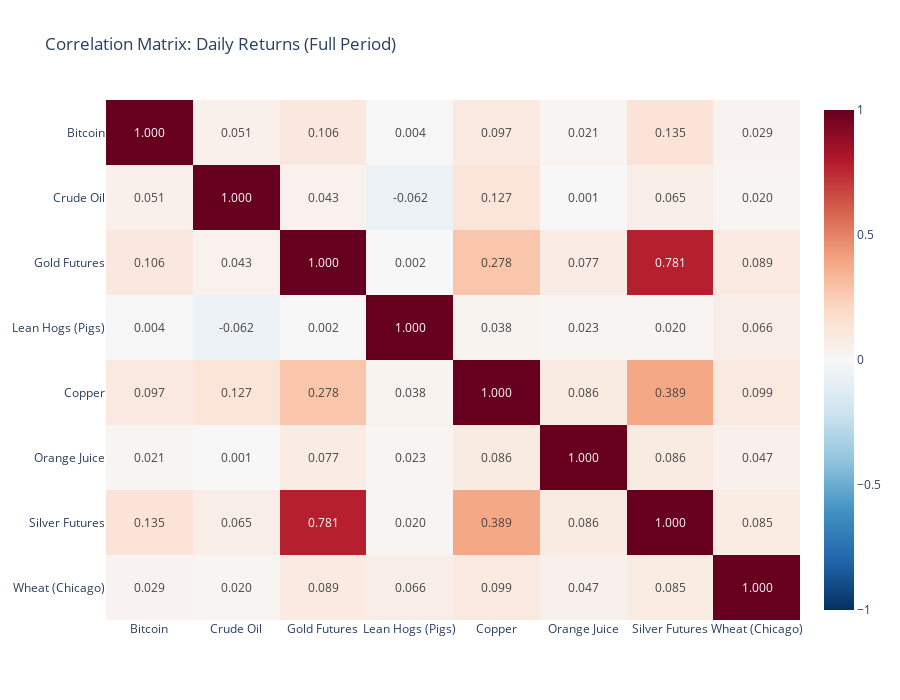
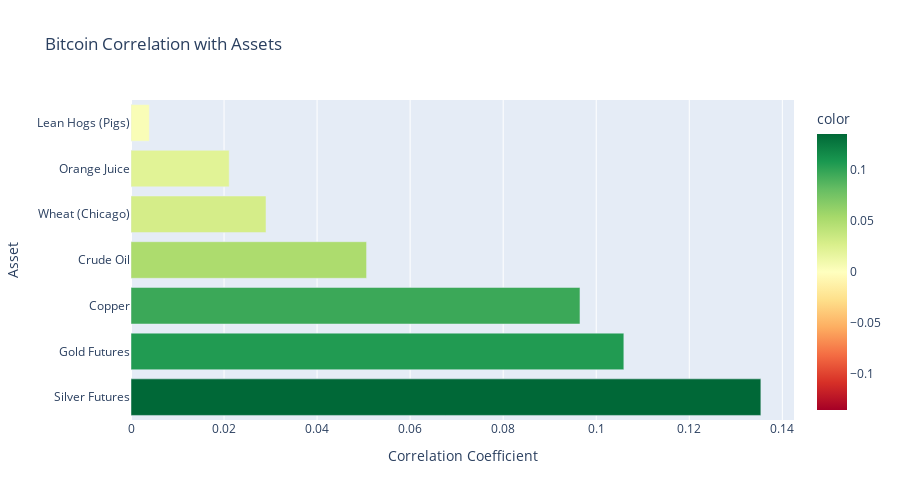

Here is the notebook cell these charts were saved with, in order:
### Markdown cell above
### Correlation matrix

### Code cell
corr_matrix = returns.corr()

fig = px.imshow(corr_matrix, 
                text_auto='.3f',
                aspect='auto',
                color_continuous_scale='RdBu_r',
                zmin=-1, zmax=1,
                title='Correlation Matrix: Daily Returns (Full Period)')
fig.update_layout(height=700)
fig.show()

# Bitcoin correlations specifically
btc_corr = corr_matrix['Bitcoin'].drop('Bitcoin').sort_values(ascending=False)
print("\nBitcoin Correlations:\n")
print(btc_corr.to_string())

# Visualize BTC correlations
fig = px.bar(btc_corr, orientation='h',
             title='Bitcoin Correlation with Assets',
             labels={'value': 'Correlation Coefficient', 'index': 'Asset'},
             color=btc_corr.values,
             color_continuous_scale='RdYlGn',
             color_continuous_midpoint=0)
fig.update_layout(height=500, showlegend=False)
fig.show()

### Figure 1 — Plotly figure (JSON) as saved in the notebook; plotly's stock layout.template omitted (floating-point values rounded to 4 significant figures)
{"data": [{"coloraxis": "coloraxis", "hovertemplate": "x: %{x}<br>y: %{y}<br>color: %{z}<extra></extra>", "name": "0", "texttemplate": "%{z:.3f}", "type": "heatmap", "x": ["Bitcoin", "Crude Oil", "Gold Futures", "Lean Hogs (Pigs)", "Copper", "Orange Juice", "Silver Futures", "Wheat (Chicago)"], "xaxis": "x", "y": ["Bitcoin", "Crude Oil", "Gold Futures", "Lean Hogs (Pigs)", "Copper", "Orange Juice", "Silver Futures", "Wheat (Chicago)"], "yaxis": "y", "z": [[1.0, 0.05064, 0.1059, 0.003947, 0.09651, 0.02111, 0.1354, 0.02902], [0.05064, 1.0, 0.04332, -0.06186, 0.1266, 0.0008961, 0.0649, 0.02012], [0.1059, 0.04332, 1.0, 0.001764, 0.2781, 0.07683, 0.7814, 0.08944], [0.003947, -0.06186, 0.001764, 1.0, 0.03837, 0.02331, 0.02012, 0.0662], [0.09651, 0.1266, 0.2781, 0.03837, 1.0, 0.08586, 0.3889, 0.09905], [0.02111, 0.0008961, 0.07683, 0.02331, 0.08586, 1.0, 0.0864, 0.04747], [0.1354, 0.0649, 0.7814, 0.02012, 0.3889, 0.0864, 1.0, 0.08535], [0.02902, 0.02012, 0.08944, 0.0662, 0.09905, 0.04747, 0.08535, 1.0]]}], "layout": {"coloraxis": {"cmax": 1, "cmin": -1, "colorscale": [[0, "rgb(5,48,97)"], [0.1, "rgb(33,102,172)"], [0.2, "rgb(67,147,195)"], [0.3, "rgb(146,197,222)"], [0.4, "rgb(209,229,240)"], [0.5, "rgb(247,247,247)"], [0.6, "rgb(253,219,199)"], [0.7, "rgb(244,165,130)"], [0.8, "rgb(214,96,77)"], [0.9, "rgb(178,24,43)"], [1, "rgb(103,0,31)"]]}, "height": 700, "title": {"text": "Correlation Matrix: Daily Returns (Full Period)"}, "xaxis": {"anchor": "y", "domain": [0, 1]}, "yaxis": {"anchor": "x", "autorange": "reversed", "domain": [0, 1]}}}

### Figure 2 — Plotly figure (JSON) as saved in the notebook; plotly's stock layout.template omitted (floating-point values rounded to 4 significant figures)
{"data": [{"hovertemplate": "Correlation Coefficient=%{x}<br>Asset=%{y}<br>color=%{marker.color}<extra></extra>", "legendgroup": "", "marker": {"color": [0.1354, 0.1059, 0.09651, 0.05064, 0.02902, 0.02111, 0.003947], "coloraxis": "coloraxis", "pattern": {"shape": ""}}, "name": "", "orientation": "h", "showlegend": false, "textposition": "auto", "type": "bar", "x": [0.1354, 0.1059, 0.09651, 0.05064, 0.02902, 0.02111, 0.003947], "xaxis": "x", "y": ["Silver Futures", "Gold Futures", "Copper", "Crude Oil", "Wheat (Chicago)", "Orange Juice", "Lean Hogs (Pigs)"], "yaxis": "y"}], "layout": {"barmode": "relative", "coloraxis": {"cmid": 0, "colorbar": {"title": {"text": "color"}}, "colorscale": [[0, "rgb(165,0,38)"], [0.1, "rgb(215,48,39)"], [0.2, "rgb(244,109,67)"], [0.3, "rgb(253,174,97)"], [0.4, "rgb(254,224,139)"], [0.5, "rgb(255,255,191)"], [0.6, "rgb(217,239,139)"], [0.7, "rgb(166,217,106)"], [0.8, "rgb(102,189,99)"], [0.9, "rgb(26,152,80)"], [1, "rgb(0,104,55)"]]}, "height": 500, "legend": {"tracegroupgap": 0}, "showlegend": false, "title": {"text": "Bitcoin Correlation with Assets"}, "xaxis": {"anchor": "y", "domain": [0, 1], "title": {"text": "Correlation Coefficient"}}, "yaxis": {"anchor": "x", "domain": [0, 1], "title": {"text": "Asset"}}}}
